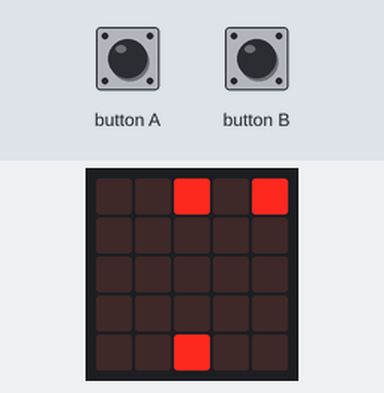
The program below on a simulated BBC micro:bit (MakeCode). Shown: the board's 5×5 LED display. The inputs (shaded band) are chosen by the test bench. Random numbers come from a fixed seed; the short countdown, score and lost-life animations are approximate.

Above: at 5.6 s.
5.7 s: button A pressed for 0.15 s
At 7.3 s:
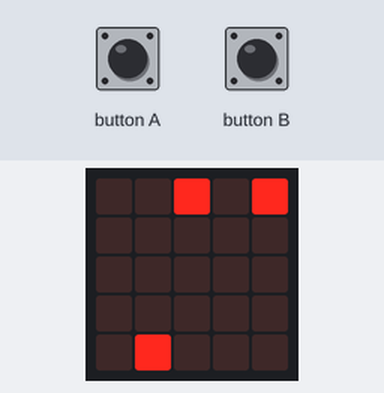
8.8 s: button A pressed for 0.15 s
At 10.8 s:
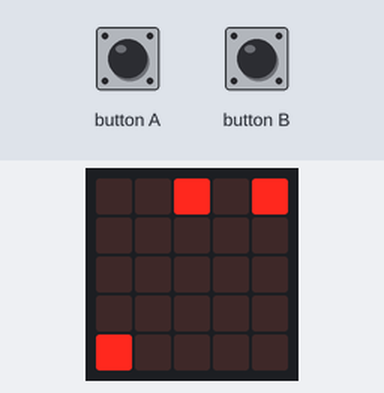
11.6 s: button B pressed for 0.15 s
At 13.0 s:
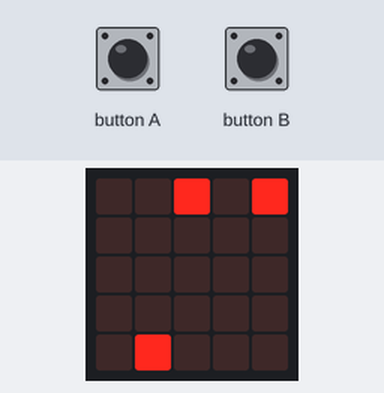
14.7 s: button B pressed 5 times (0.12 s each, 0.3 s apart)
At 15.9 s:
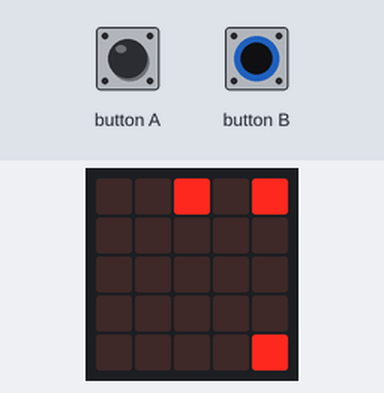
Timing chart, 0 to 17.7 s (numbered marks = the images above; inputs shaded):
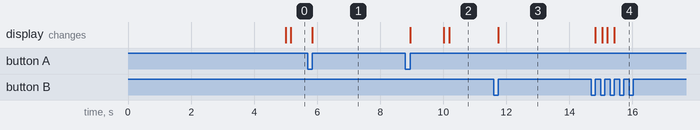

Measured:
- after the input at 5.7 s, the display: changes after 0.15 s (image 1)
- after the input at 11.6 s, the display: changes after 0.15 s (image 3)

The program:

main.ts
```typescript
input.onButtonPressed(Button.A, function () {
    player.change(LedSpriteProperty.X, -1)
})
input.onButtonPressed(Button.B, function () {
    player.change(LedSpriteProperty.X, 1)
})
let player: game.LedSprite = null
player = game.createSprite(2, 5)
let sprite = game.createSprite(randint(1, 5), 0)
let _this = game.createSprite(randint(1, 5), 0)
basic.forever(function () {
    sprite.change(LedSpriteProperty.Y, 0.025)
    if (sprite.get(LedSpriteProperty.Y) == 4) {
        if (sprite.isTouching(player)) {
            game.gameOver()
        } else {
            sprite.delete()
            sprite = game.createSprite(randint(1, 5), 0)
        }
    }
})
basic.forever(function () {
    _this.change(LedSpriteProperty.Y, 0.025)
    if (_this.get(LedSpriteProperty.Y) == 4) {
        if (_this.isTouching(player)) {
            game.gameOver()
        } else {
            _this.delete()
            _this = game.createSprite(randint(1, 5), 0)
        }
    }
})
basic.forever(function () {
    basic.pause(5000)
    game.addScore(1)
})
```

test.ts
```typescript
// 在這裡測試；當此封包作為擴充功能時，將不會編譯此內容。
```
